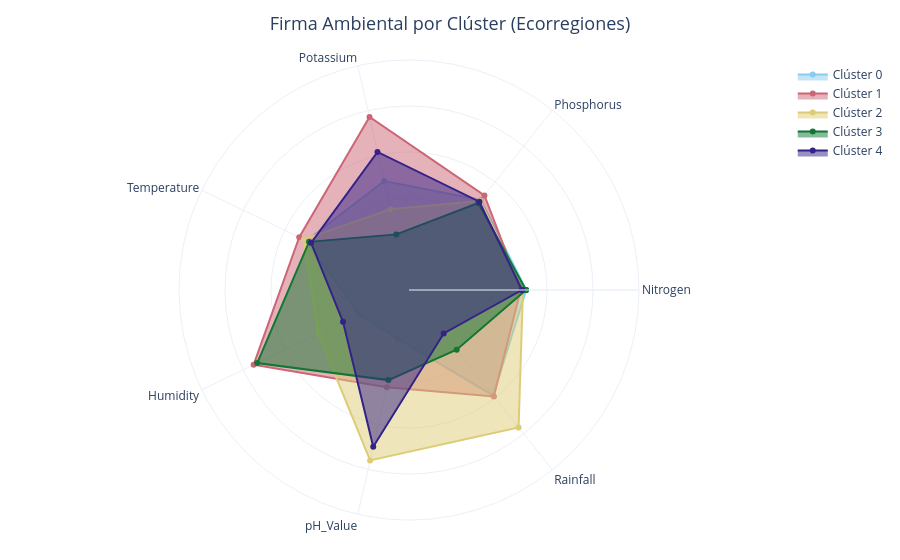

The notebook cell saved with this chart:
### Markdown cell above
## 3. Firmas Agronómicas Multivariadas (Radar Charts)
El polígono de radar sintetiza la 'personalidad ambiental' de cada zona en un solo gráfico.

### Code cell
fig_radar = create_radar_chart(df, cluster_col='kmeans_cluster', feature_cols=feature_cols)
fig_radar.show()

### Figure 1 — Plotly figure (JSON) as saved in the notebook; plotly's stock layout.template omitted (floating-point values rounded to 4 significant figures)
{"data": [{"customdata": [78.89, 47.58, 53.74, 27.33, 46.9, 5.373, 242.7, 78.89], "fill": "toself", "hovertemplate": "<b>Clúster 0</b><br>Variable: %{theta}<br>Valor promedio real: %{customdata:.2f}<br><extra></extra>", "line": {"color": "rgb(136, 204, 238)", "width": 2}, "name": "Clúster 0", "r": [0.5096, 0.501, 0.486, 0.495, 0.2414, 0.2183, 0.5861, 0.5096], "theta": ["Nitrogen", "Phosphorus", "Potassium", "Temperature", "Humidity", "pH_Value", "Rainfall", "Nitrogen"], "type": "scatterpolar"}, {"customdata": [75.4, 49.71, 79.42, 28.54, 82.48, 6.233, 244.9, 75.4], "fill": "toself", "hovertemplate": "<b>Clúster 1</b><br>Variable: %{theta}<br>Valor promedio real: %{customdata:.2f}<br><extra></extra>", "line": {"color": "rgb(204, 102, 119)", "width": 2}, "name": "Clúster 1", "r": [0.4855, 0.526, 0.7714, 0.5297, 0.7498, 0.4332, 0.5919, 0.4855], "theta": ["Nitrogen", "Phosphorus", "Potassium", "Temperature", "Humidity", "pH_Value", "Rainfall", "Nitrogen"], "type": "scatterpolar"}, {"customdata": [76.86, 47.11, 42.45, 27.76, 60.62, 7.541, 310.4, 76.86], "fill": "toself", "hovertemplate": "<b>Clúster 2</b><br>Variable: %{theta}<br>Valor promedio real: %{customdata:.2f}<br><extra></extra>", "line": {"color": "rgb(221, 204, 119)", "width": 2}, "name": "Clúster 2", "r": [0.4956, 0.4954, 0.3606, 0.5073, 0.4375, 0.7602, 0.7643, 0.4956], "theta": ["Nitrogen", "Phosphorus", "Potassium", "Temperature", "Humidity", "pH_Value", "Rainfall", "Nitrogen"], "type": "scatterpolar"}, {"customdata": [78.78, 46.09, 32.32, 26.88, 81.27, 6.107, 146.3, 78.78], "fill": "toself", "hovertemplate": "<b>Clúster 3</b><br>Variable: %{theta}<br>Valor promedio real: %{customdata:.2f}<br><extra></extra>", "line": {"color": "rgb(17, 119, 51)", "width": 2}, "name": "Clúster 3", "r": [0.5088, 0.4834, 0.248, 0.4823, 0.7326, 0.4018, 0.3323, 0.5088], "theta": ["Nitrogen", "Phosphorus", "Potassium", "Temperature", "Humidity", "pH_Value", "Rainfall", "Nitrogen"], "type": "scatterpolar"}, {"customdata": [76.26, 46.74, 65.42, 26.53, 52.29, 7.295, 111.9, 76.26], "fill": "toself", "hovertemplate": "<b>Clúster 4</b><br>Variable: %{theta}<br>Valor promedio real: %{customdata:.2f}<br><extra></extra>", "line": {"color": "rgb(51, 34, 136)", "width": 2}, "name": "Clúster 4", "r": [0.4914, 0.491, 0.6158, 0.4724, 0.3184, 0.6987, 0.2419, 0.4914], "theta": ["Nitrogen", "Phosphorus", "Potassium", "Temperature", "Humidity", "pH_Value", "Rainfall", "Nitrogen"], "type": "scatterpolar"}], "layout": {"margin": {"b": 40, "l": 40, "r": 40, "t": 60}, "polar": {"radialaxis": {"range": [0, 1], "showticklabels": false, "visible": true}}, "showlegend": true, "title": {"font": {"size": 18}, "text": "Firma Ambiental por Clúster (Ecorregiones)", "x": 0.5}}}
